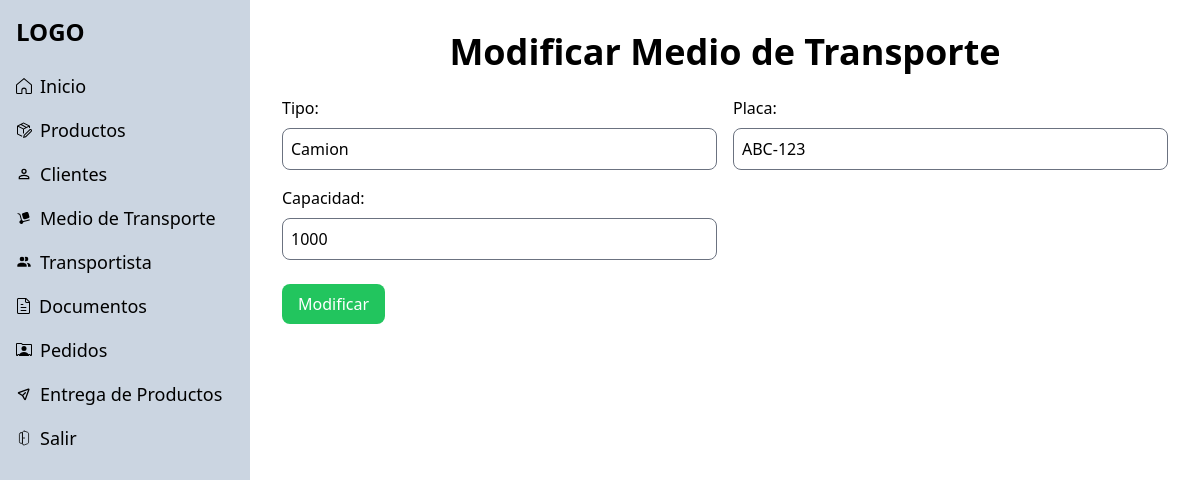
The app's page /php/layout/modificar-medio-transporte.php?id=1 (signed in) with its own data.
### tables this page shows
CREATE TABLE
  medio_transporte (
    medio_transporte_id INT AUTO_INCREMENT PRIMARY KEY,
    tipo VARCHAR(10) NOT NULL,  
    placa VARCHAR(20),
    capacidad INT NOT NULL
  );

### php/layout/modificar-medio-transporte.php (the view, shortened to what this page needs)
<?php
include('../config/connection.php');
include('../components/head.php');
include('../components/sidebar.php');
if (isset($_GET['id'])) {
  $idTransporte = intval($_GET['id']);
  $sqlTransporte = "SELECT * FROM medio_transporte WHERE medio_transporte_id = ?";
  if ($stmt = $conn->prepare($sqlTransporte)) {
    $stmt->bind_param("i", $idTransporte);
    $stmt->execute();
    $result = $stmt->get_result();
    if ($result->num_rows == 1) {
      $transporte = $result->fetch_assoc();
    } else {
      echo "<p>Medio de transporte no encontrado</p>";
      exit;
    }
  } else {
    echo "Error al preparar la consulta: " . $conn->error;
    exit;
  }
} else {
  echo "<p>ID no proporcionado</p>";
  exit;
}
?>
<section class="p-8">
  <div class="container mx-auto">
    <h2 class="text-4xl font-bold mb-6 text-center">Modificar Medio de Transporte</h2>
    <form id="transporteForm" method="POST" action="../controllers/medioTransporteCtrl/modificarCtrl.php" class="grid gap-6">
      <div class="grid grid-cols-2 gap-4">
        <div class="flex flex-col">
          <label for="tipo" class="mb-2">Tipo:</label>
          <input type="text" id="tipo" name="tipo" value="<?php echo $transporte['tipo']; ?>" class="p-2 border rounded-lg">
        </div>
        <div class="flex flex-col">
          <label for="placa" class="mb-2">Placa:</label>
          <input type="text" id="placa" name="placa" value="<?php echo $transporte['placa']; ?>" class="p-2 border rounded-lg">
        </div>
        <div class="flex flex-col">
          <label for="capacidad" class="mb-2">Capacidad:</label>
          <input type="number" step="1" id="capacidad" name="capacidad" value="<?php echo $transporte['capacidad']; ?>" class="p-2 border rounded-lg">
        </div>
      </div>
      <div class="grid gap-4">
        <div class="flex justify-between">
          <button type="submit" class="bg-green-500 text-white px-4 py-2 rounded-lg">Modificar</button>
        </div>
      </div>
    </form>
  </div>
</section>
<?php include('../components/footer.php'); ?>

### css/style.css (style rules this page uses)
.main-content { grid-template-columns:250px 1fr }

### records on screen
medio_transporte: tipo "Camion", placa "ABC-123", capacidad "1000"
